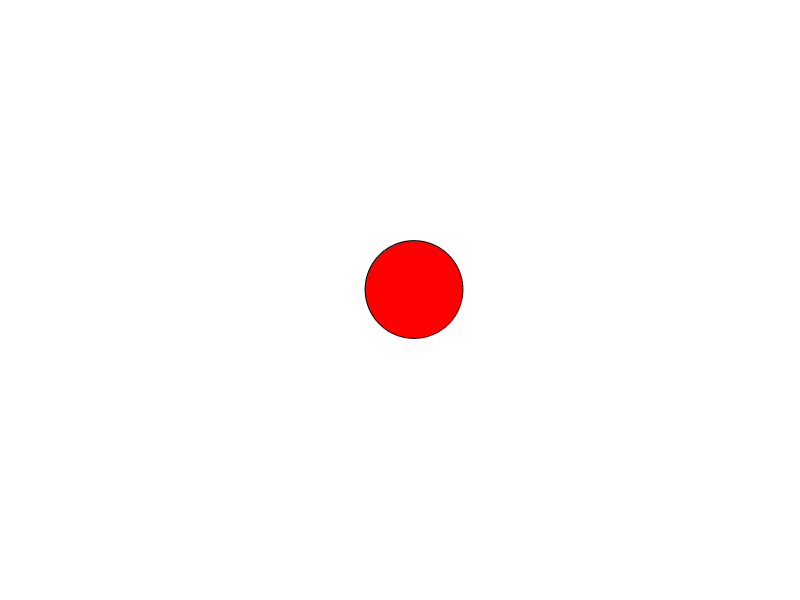

Here is the MATLAB script that generated this plot:
% Make a little movie

pivec=linspace(0,2*pi);

figure(1)
clf
axis equal
box on
axis([-5 5 -5 5]);
axis off

patch(cos(pivec),sin(pivec),'r');
text